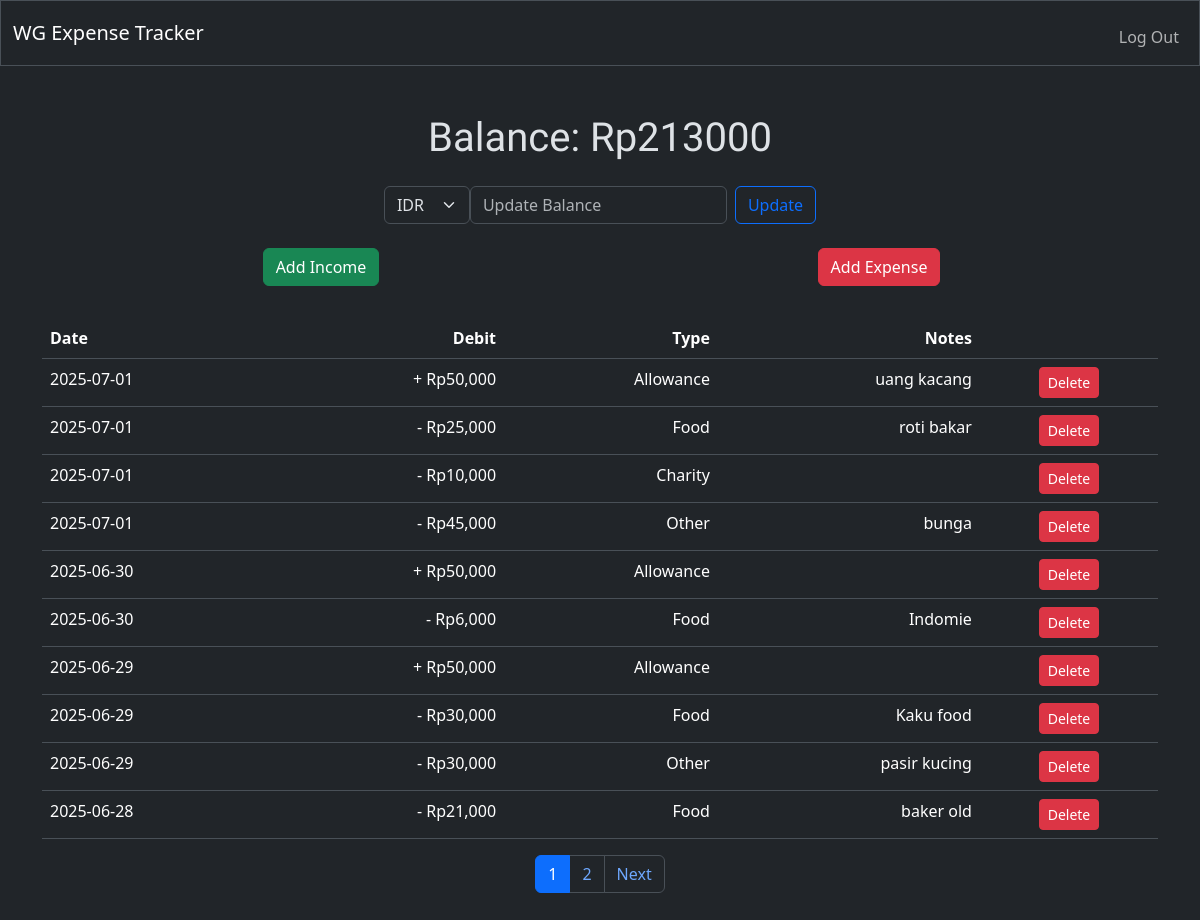
The page / (signed in) on the database its author committed.
### tables this page shows
CREATE TABLE users (
id INTEGER PRIMARY KEY AUTOINCREMENT NOT NULL,
username TEXT NOT NULL,
hash TEXT NOT NULL, balance NUMERIC NOT NULL DEFAULT 0.00);

CREATE TABLE statements (
id INTEGER NOT NULL PRIMARY KEY AUTOINCREMENT,
user_id INTEGER,
date DATE NOT NULL,
debit NUMERIC NOT NULL,
type TEXT NOT NULL,
notes text);

### app.py (the view, shortened to what this page needs)
@app.route("/")
@login_required
def index():
    page = request.args.get("page", default=1, type=int)
    entries = request.args.get("entries", default=10, type=int)
    offset = (page - 1) * entries
    currency_code = session.get("currency_code", "IDR")
    symbol = currency_symbols.get(currency_code, "Rp")
    balance = get_balance(session["user_id"])
    with engine.connect() as conn:
        rows = conn.execute(text("""
            SELECT COUNT(*) FROM statements WHERE user_id = :id
        """), {"id": session["user_id"]}).scalar()
        statements = conn.execute(text("""
            SELECT * FROM statements
            WHERE user_id = :id
            ORDER BY date DESC
            LIMIT :limit OFFSET :offset
            """), {
                "id": session["user_id"],
                "limit": entries,
                "offset": offset
        }).mappings().fetchall()
    messages = get_flashed_messages(with_categories=True)
    expense_error = None
    income_error = None
    balance_error = None
    total_pages = (rows + entries - 1) // entries
    return render_template(
        "index.html",
        statements=statements,
        balance=balance,
        income_types=income_types,
        expense_types=expense_types,
        currency_symbols=currency_symbols,
        expense_error=expense_error,
        income_error=income_error,
        balance_error=balance_error,
        symbol=symbol,
        page=page,
        entries=entries,
        total_pages=total_pages
    )

### app.py (called while the page is built)
@app.after_request
def after_request(response):
    response.headers["Cache-Control"] = "no-cache, no-store, must-revalidate"
    response.headers["Expires"] = 0
    response.headers["Pragma"] = "no-cache"
    return response

### helpers.py (called while the page is built)
def login_required(f):
    @wraps(f)
    def decorated_function(*args, **kwargs):
        if session.get("user_id") is None:
            return redirect("/login")
        return f(*args, **kwargs)
    return decorated_function

def get_balance(user_id):
    with engine.connect() as conn:
        result = conn.execute(
            text("SELECT balance FROM users WHERE id = :id"),
            {"id": user_id}
        ).mappings().fetchone()
        return result["balance"] if result else 0

### templates/index.html (shortened to what this page needs)
{% extends "layout.html" %}
{% block main %}
    <div class="container">
        <div class="row mb-3">
            <div class="col">
                <h1>Balance: {{ symbol }}{{ balance }}</h1>
            </div>
        </div>
        <div class="d-flex justify-content-center align-items-center mb-4">
            <div class="col-auto">
                <form action="/update_currency" method="post" id="currency-form">
                    <select class="form-select" name="currency_code" onchange="document.getElementById('currency-form').submit()">
                        {% for code, symbol in currency_symbols.items() %}
                            <option value="{{ code }}" {% if session.get("currency_code") == code %}selected{% endif %}>
                                {{ code }}
                            </option>
                        {% endfor %}
                    </select>
                </form>
            </div>
            <div class="col-auto">
                <form action="/update_balance" method="post" class="d-flex align-items-center">
                    <input autocomplete="off" class="form-control me-2" name="update_balance" placeholder="Update Balance" type="number" required>
                    <button class="btn btn-outline-primary" type="submit">Update</button>
                </form>
            </div>
        </div>
        <div class="row mb-4">
            <div class="col-md-6">
                <button class="btn btn-success mb-2" type="button" data-bs-toggle="collapse" data-bs-target="#collapseIncome" aria-expanded="false" aria-controls="collapseIncome">
                    Add Income
                </button>
            </div>
            <div class="col-md-6">
                <button class="btn btn-danger mb-2" type="button" data-bs-toggle="collapse" data-bs-target="#collapseExpense" aria-expanded="false" aria-controls="collapseExpense">
                    Add Expense
                </button>
            </div>
        </div>
    </div>
    <table class="table class-stripped">
        <thead>
            <tr>
                <th class="text-start">Date</th>
                <th class="text-end">Debit</th>
                <th class="text-end">Type</th>
                <th class="text-end">Notes</th>
                <th class="text-end"></th>
            </tr>
        </thead>
        <tbody>
            <tr>
                {% for statement in statements %}
                    <tr>
                        <td class="text-start">{{ statement.date }}</td>
                        {% if statement.debit < 0 %}
                            <td class="text-end">- {{ symbol }}{{ "{:,}".format(-statement.debit) }}</td>
                        {% else %}
                            <td class="text-end">+ {{ symbol }}{{ "{:,}".format(statement.debit) }}</td>
                        {% endif %}
                        <td class="text-end">{{ statement.type }}</td>
                        <td class="text-end">{{ statement.notes }}</td>
                        <td>
                            <form action="/delete_statement/{{ statement.id }}" method="post" style="display:inline;">
                                <button class="btn btn-danger btn-sm" type="submit" onclick="return confirm('Delete this entry?');">Delete</button>
                            </form>
                        </td>
                    </tr>
                {% endfor %}
            </tr>
        </tbody>
    </table>
    <nav>
        <ul class="pagination justify-content-center">
            {% for p in range(1, total_pages + 1) %}
                <li class="page-item {% if p == page %}active{% endif %}">
                    <a class="page-link" href="{{ url_for('index', page=p, entries=entries) }}">{{ p }}</a>
                </li>
            {% endfor %}
            {% if page < total_pages %}
                <li class="page-item">
                    <a class="page-link" href="{{ url_for('index', page=page+1, entries=entries) }}">Next</a>
                </li>
            {% endif %}
        </ul>
    </nav>
{% endblock %}

### templates/layout.html (shortened to what this page needs)
<!DOCTYPE html>
<html lang="en" data-bs-theme="dark">
    <head>
        <link href="https://cdn.jsdelivr.net/npm/bootstrap@5.3.3/dist/css/bootstrap.min.css" rel="stylesheet">
        <link href="styles.css" rel="stylesheet">
    </head>
    <body class="home">
        <nav class="border navbar navbar-expand-md">
            <div class="container-fluid">
                <a class="navbar-brand" href="/">WG Expense Tracker</a>
                <div class="collapse navbar-collapse" id="navbar">
                    {% if session["user_id"] %}
                        <ul class="navbar-nav ms-auto mt-2">
                            <li class="nav-item"><a class="nav-link" href="/logout">Log Out</a></li>
                        </ul>
                    {% else %}
                        <ul class="navbar-nav ms-auto mt-2">
                            <li class="nav-item"><a class="nav-link" href="/register">Register</a></li>
                            <li class="nav-item"><a class="nav-link" href="/login">Log In</a></li>
                        </ul>
                    {% endif %}
                </div>
            </div>
        </nav>
        <main class="container py-5 text-center">
            {% block main %}{% endblock %}
        </main>
    </body>
</html>

### templates/styles.css (style rules this page uses)
h1 { font-family: "Truculenta", sans-serif; }

### rows shown on the page
users: balance "213000"
statements: date "2025-07-01", debit "50,000", type "Allowance", notes "uang kacang"
statements: date "2025-07-01", debit "25,000", type "Food", notes "roti bakar"
statements: date "2025-07-01", debit "10,000", type "Charity"
statements: date "2025-07-01", debit "45,000", type "Other", notes "bunga"
statements: date "2025-06-30", debit "50,000", type "Allowance"
statements: date "2025-06-30", debit "6,000", type "Food", notes "Indomie"
statements: date "2025-06-29", debit "50,000", type "Allowance"
statements: date "2025-06-29", debit "30,000", type "Food", notes "Kaku food"
statements: date "2025-06-29", debit "30,000", type "Other", notes "pasir kucing"
statements: date "2025-06-28", debit "21,000", type "Food", notes "baker old"

### other values the page prints
{{ symbol }} "Rp"
{{ symbol }} "Rp" "Rp" "Rp"
{{ symbol }} "Rp" "Rp" "Rp" "Rp" "Rp" "Rp" "Rp"
{{ p }} "1" "2"
form field currency_code "IDR"
